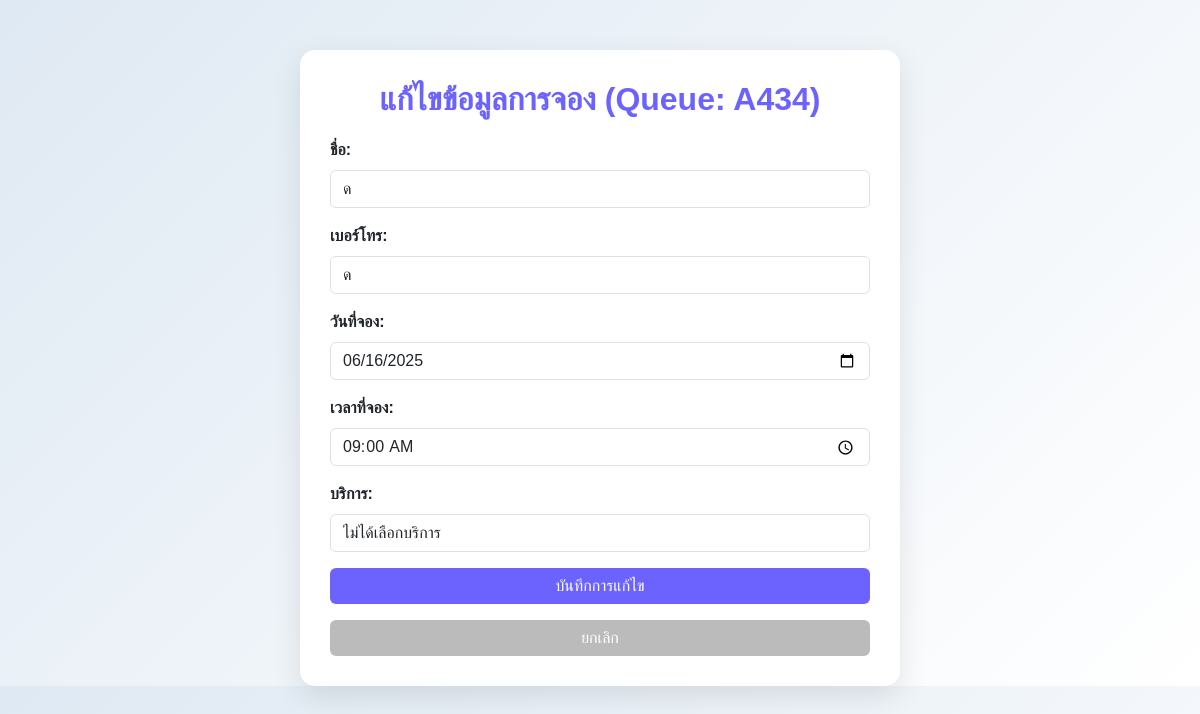
The page /V2/edit_booking.php?queue_number=A434 (signed in) on the database its author committed.
### tables this page shows
CREATE TABLE `bookings` (
  `booking_id` int(11) NOT NULL,
  `name` varchar(100) NOT NULL,
  `phone` varchar(10) NOT NULL,
  `booking_date` date NOT NULL,
  `booking_time` time NOT NULL,
  `services` text NOT NULL,
  `created_at` timestamp NOT NULL DEFAULT current_timestamp(),
  `queue_number` varchar(50) DEFAULT NULL,
  `slip_path` varchar(255) DEFAULT NULL,
  `status` varchar(20) NOT NULL DEFAULT 'active'
);

### V2/edit_booking.php (the view, shortened to what this page needs)
<?php
$queue_number = trim($_GET['queue_number']);
include 'db_connect.php';
$stmt = $conn->prepare("SELECT name, phone, booking_date, booking_time, services FROM bookings WHERE queue_number = ? LIMIT 1");
$stmt->bind_param("s", $queue_number);
$stmt->execute();
$result = $stmt->get_result();
$booking = $result->fetch_assoc();
?>
<!DOCTYPE html>
<html lang="th">
<head>
    <link href="https://cdn.jsdelivr.net/npm/bootstrap@5.3.0-alpha1/dist/css/bootstrap.min.css" rel="stylesheet">
</head>
<body>
    <div class="container">
        <h1 class="header-title">แก้ไขข้อมูลการจอง (Queue: <?php echo htmlspecialchars($queue_number); ?>)</h1>
        <form method="POST">
            <div class="mb-3">
                <label for="name" class="form-label">ชื่อ:</label>
                <input type="text" class="form-control" id="name" name="name"
                       value="<?php echo htmlspecialchars($booking['name']); ?>" required>
            </div>
            <div class="mb-3">
                <label for="phone" class="form-label">เบอร์โทร:</label>
                <input type="tel" class="form-control" id="phone" name="phone"
                       value="<?php echo htmlspecialchars($booking['phone']); ?>" required>
            </div>
            <div class="mb-3">
                <label for="booking_date" class="form-label">วันที่จอง:</label>
                <input type="date" class="form-control" id="booking_date" name="booking_date"
                       value="<?php echo htmlspecialchars($booking['booking_date']); ?>" required>
            </div>
            <div class="mb-3">
                <label for="booking_time" class="form-label">เวลาที่จอง:</label>
                <input type="time" class="form-control" id="booking_time" name="booking_time"
                       value="<?php echo htmlspecialchars($booking['booking_time']); ?>" required>
            </div>
            <div class="mb-3">
                <label for="services" class="form-label">บริการ:</label>
                <input type="text" class="form-control" id="services" name="services"
                       value="<?php echo htmlspecialchars($booking['services']); ?>" required>
            </div>
            <button type="submit" class="btn btn-primary w-100">บันทึกการแก้ไข</button>
            <a href="view.php" class="btn btn-secondary w-100 mt-3">ยกเลิก</a>
        </form>
    </div>
</body>
</html>

### V2/edit_booking.php (style rules this page uses)
body { background: linear-gradient(135deg, #dfe9f3, #ffffff); font-family: 'Arial', sans-serif; margin: 0; padding: 0; }
.container { margin-top: 50px; max-width: 600px; background: white; border-radius: 15px; box-shadow: 0 10px 30px rgba(0, 0, 0, 0.1); padding: 30px; }
.form-label { font-weight: bold; }
.btn-primary { background-color: #6c63ff; border: none; transition: background 0.3s ease; }
.btn-secondary { background-color: #bbbbbb; border: none; transition: background 0.3s ease; }
.header-title { font-size: 2rem; font-weight: bold; color: #6c63ff; margin-bottom: 20px; text-align: center; }

### rows shown on the page
bookings: name "ด", phone "ด", booking_date "06/16/2025", booking_time "09:00:00", services "ไม่ได้เลือกบริการ"

### other values the page prints
$queue_number "A434"
